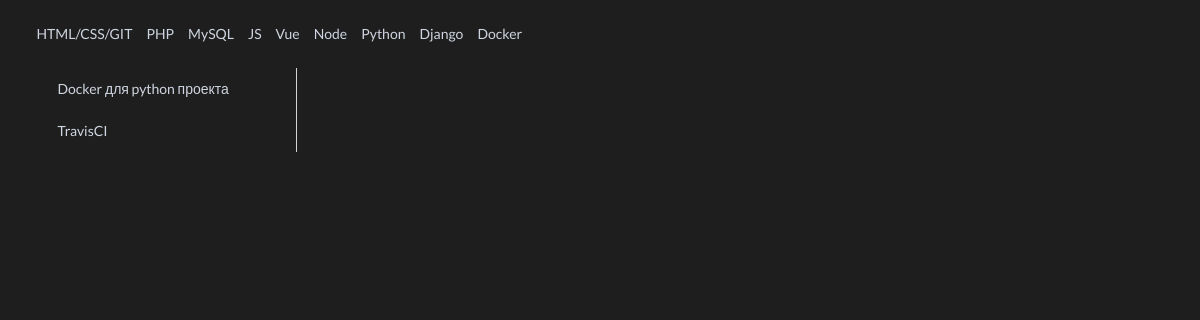
The app's page /info?t=docker with its own data.
### scraps/models.py (models this page shows, shortened)
class Technology(models.Model):
    name = models.CharField(verbose_name='Name of technology', max_length=255)
    link_name = models.CharField(verbose_name='Link name of technology(JavaScript=js)', max_length=255)
    class Meta:
        verbose_name_plural = 'Technologis'
        verbose_name = 'Technology'

class Content(models.Model):
    technology = models.ForeignKey(Technology, on_delete=models.CASCADE, related_name='technology')
    title = models.CharField(verbose_name='Title', max_length=255)
    content = models.TextField(verbose_name='Content', default='<pre data-enlighter-language="python"></pre>')
    class Meta:
        verbose_name_plural = 'Contents'
        verbose_name = 'Content'
        ordering = ['id']

### scraps/views.py (the view)
# urls.py: path('info', views.get_info, name='info'),
def get_info(req):
    technologies = models.Technology.objects.all().values()
    select_tech = req.GET['t'] or 'py'
    get_object_or_404(models.Technology, link_name=select_tech)
    content = models.Content.objects.filter(technology__link_name=select_tech)
    return render(req, 'info_page.html', context={'content': content, 'technologies': technologies})

### scraps/templates/info_page.html (shortened to what this page needs)
{% extends 'index.html' %}
{% block data %}
  <div class="ui grid">
  <div class="four wide column">
    <div class="ui vertical fluid tabular attached menu">
      {% for el in content %}
        <a class="item" data-tab="data-tab-{{ el.id }}">
          {{ el.title }}
        </a>
      {% endfor %}
    </div>
  </div>
  <div class="twelve wide stretched column">
  </div>
</div>
{% endblock %}

### scraps/templates/index.html (shortened to what this page needs)
{% extends 'base.html' %}
{% block content %}
  <div class="ui text menu">
      {% for tclgy in technologies %}
        <a class="item" href="/info?t={{ tclgy.link_name }}">
          {{ tclgy.name }}
        </a>
      {% endfor %}
  </div>
  <div class="ui content">
      {% block data %}
      {% endblock %}
  </div>
{% endblock %}

### static/css/style.css (style rules this page uses)
html, body { background-color: #1E1E1E !important; }
:not(.enlighter) p, :not(.enlighter) a, :not(.enlighter) h1, :not(.enlighter) h2, :not(.enlighter) h3, :not(.enlighter) h4, :not(.enlighter) h5, :not(.enlighter) h6, :not(.enlighter) li { color: #cfd5e0 !important; }

### records on screen
Technology: name "HTML/CSS/GIT"
Technology: name "PHP"
Technology: name "MySQL"
Technology: name "JS"
Technology: name "Vue"
Technology: name "Node"
Technology: name "Python"
Technology: name "Django"
Technology: name "Docker"
Content: title "Docker для python проекта"
Content: title "TravisCI"
